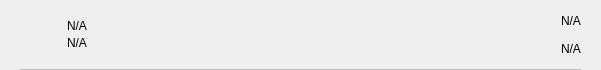
<?xml version="1.0" encoding="UTF-8"?>
<ui version="4.0">
 <class>TxRow</class>
 <widget class="QWidget" name="TxRow">
  <property name="geometry">
   <rect>
    <x>0</x>
    <y>0</y>
    <width>601</width>
    <height>70</height>
   </rect>
  </property>
  <property name="minimumSize">
   <size>
    <width>0</width>
    <height>40</height>
   </size>
  </property>
  <property name="windowTitle">
   <string>Form</string>
  </property>
  <layout class="QVBoxLayout" name="verticalLayout_3">
   <property name="spacing">
    <number>0</number>
   </property>
   <property name="leftMargin">
    <number>0</number>
   </property>
   <property name="topMargin">
    <number>0</number>
   </property>
   <property name="rightMargin">
    <number>0</number>
   </property>
   <property name="bottomMargin">
    <number>0</number>
   </property>
   <item>
    <widget class="QWidget" name="rowContainer" native="true">
     <layout class="QVBoxLayout" name="verticalLayout_2">
      <property name="spacing">
       <number>9</number>
      </property>
      <property name="leftMargin">
       <number>20</number>
      </property>
      <property name="topMargin">
       <number>9</number>
      </property>
      <property name="rightMargin">
       <number>20</number>
      </property>
      <property name="bottomMargin">
       <number>0</number>
      </property>
      <item>
       <widget class="QFrame" name="frame">
        <property name="styleSheet">
         <string notr="true">border:none;</string>
        </property>
        <property name="frameShape">
         <enum>QFrame::StyledPanel</enum>
        </property>
        <property name="frameShadow">
         <enum>QFrame::Raised</enum>
        </property>
        <layout class="QHBoxLayout" name="horizontalLayout" stretch="0,2,0">
         <property name="leftMargin">
          <number>0</number>
         </property>
         <property name="topMargin">
          <number>0</number>
         </property>
         <property name="rightMargin">
          <number>0</number>
         </property>
         <property name="bottomMargin">
          <number>0</number>
         </property>
         <item>
          <widget class="QPushButton" name="icon">
           <property name="focusPolicy">
            <enum>Qt::NoFocus</enum>
           </property>
           <property name="styleSheet">
            <string notr="true">border:none;</string>
           </property>
           <property name="text">
            <string/>
           </property>
           <property name="iconSize">
            <size>
             <width>28</width>
             <height>28</height>
            </size>
           </property>
          </widget>
         </item>
         <item>
          <layout class="QVBoxLayout" name="verticalLayout">
           <property name="spacing">
            <number>3</number>
           </property>
           <property name="leftMargin">
            <number>9</number>
           </property>
           <item>
            <widget class="QLabel" name="lblAddress">
             <property name="styleSheet">
              <string notr="true"/>
             </property>
             <property name="text">
              <string notr="true">N/A</string>
             </property>
             <property name="alignment">
              <set>Qt::AlignBottom|Qt::AlignLeading|Qt::AlignLeft</set>
             </property>
            </widget>
           </item>
           <item>
            <widget class="QLabel" name="lblDate">
             <property name="styleSheet">
              <string notr="true"/>
             </property>
             <property name="text">
              <string notr="true">N/A</string>
             </property>
             <property name="alignment">
              <set>Qt::AlignLeading|Qt::AlignLeft|Qt::AlignTop</set>
             </property>
            </widget>
           </item>
          </layout>
         </item>
         <item>
          <widget class="QWidget" name="containerAmounts" native="true">
           <property name="minimumSize">
            <size>
             <width>80</width>
             <height>0</height>
            </size>
           </property>
           <layout class="QVBoxLayout" name="verticalLayout_4">
            <property name="leftMargin">
             <number>0</number>
            </property>
            <property name="topMargin">
             <number>0</number>
            </property>
            <property name="rightMargin">
             <number>0</number>
            </property>
            <property name="bottomMargin">
             <number>0</number>
            </property>
            <item alignment="Qt::AlignRight">
             <widget class="QLabel" name="lblAmountTop">
              <property name="styleSheet">
               <string notr="true"/>
              </property>
              <property name="text">
               <string notr="true">N/A</string>
              </property>
             </widget>
            </item>
            <item alignment="Qt::AlignRight">
             <widget class="QLabel" name="lblAmountBottom">
              <property name="styleSheet">
               <string notr="true"/>
              </property>
              <property name="text">
               <string notr="true">N/A</string>
              </property>
             </widget>
            </item>
           </layout>
          </widget>
         </item>
        </layout>
       </widget>
      </item>
      <item>
       <widget class="QLabel" name="lblDivisory">
        <property name="minimumSize">
         <size>
          <width>0</width>
          <height>1</height>
         </size>
        </property>
        <property name="maximumSize">
         <size>
          <width>16777215</width>
          <height>1</height>
         </size>
        </property>
        <property name="styleSheet">
         <string notr="true">background-color:#bababa;</string>
        </property>
        <property name="text">
         <string/>
        </property>
        <property name="alignment">
         <set>Qt::AlignBottom|Qt::AlignLeading|Qt::AlignLeft</set>
        </property>
       </widget>
      </item>
     </layout>
    </widget>
   </item>
  </layout>
 </widget>
 <resources/>
 <connections/>
</ui>
